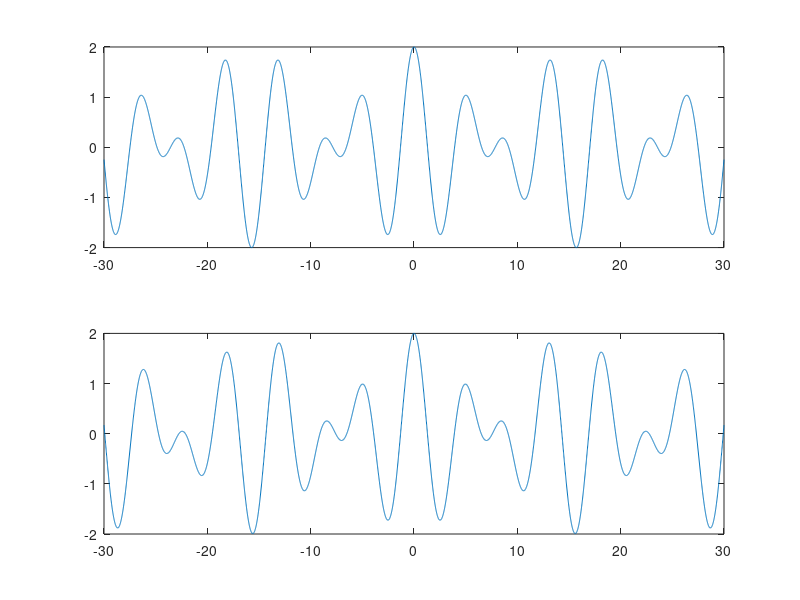

MATLAB code for this plot:
% sinadd2

clear all; close all; clc;

t=-30:0.01:30;
f1=cos(t)+cos(1.4*t);
f2=cos(t)+cos(sqrt(2)*t);

subplot(211); plot(t,f1)
subplot(212); plot(t,f2)